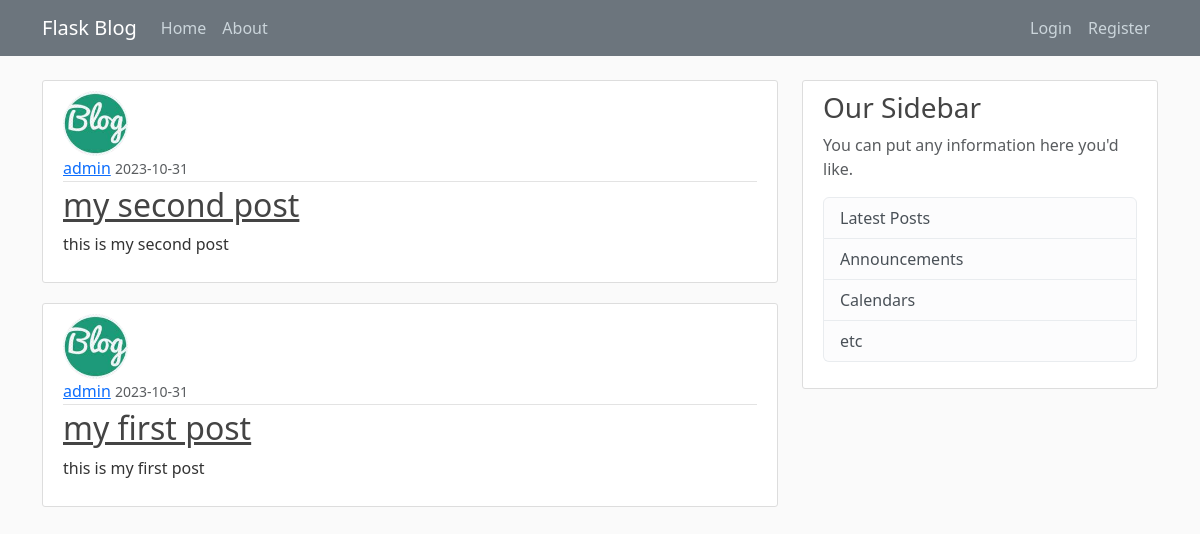
Page /home on the earlier database version.
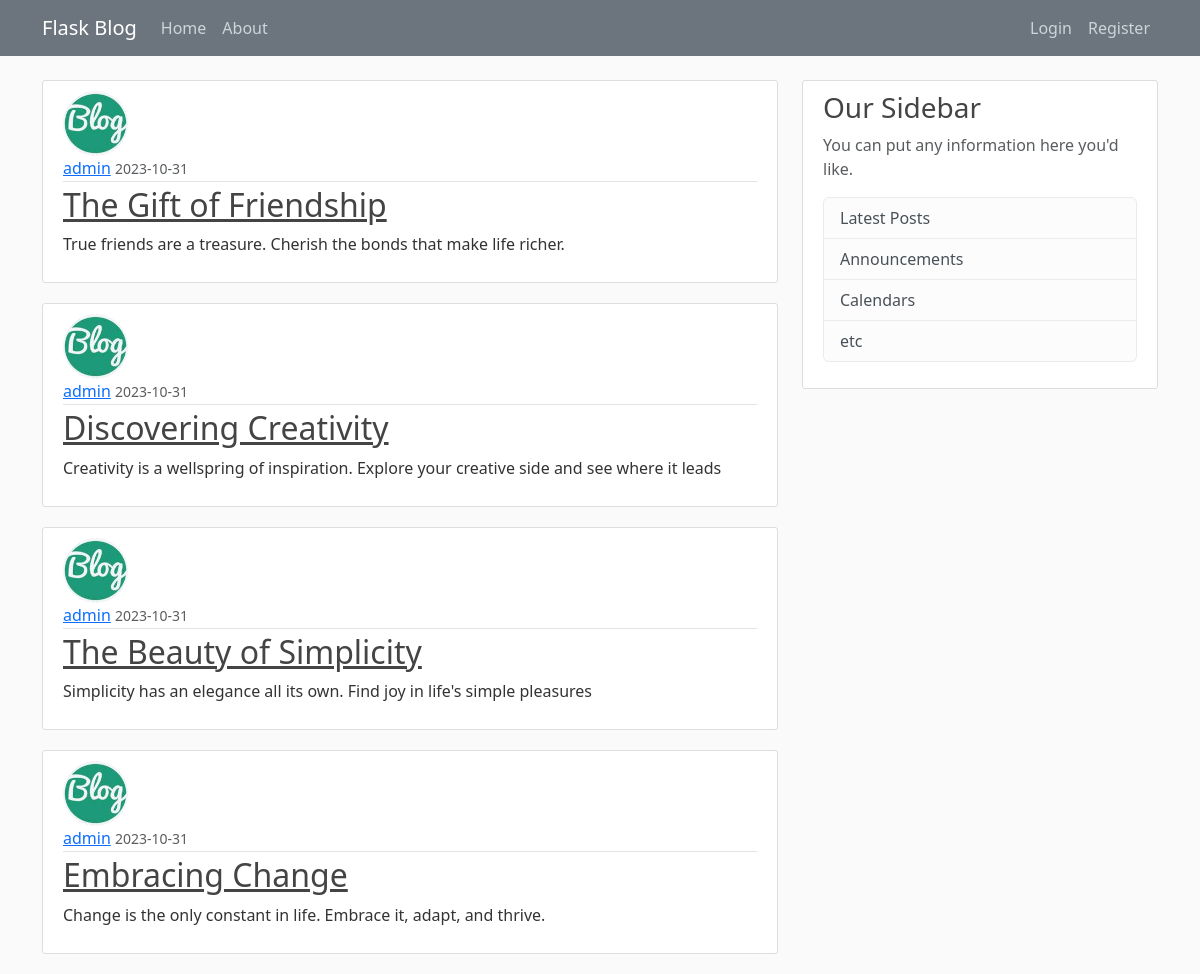
Same page on the later database version.
### flaskblog/models.py (models this page shows, shortened)
class Post(db.Model):
    id = db.Column(db.Integer, primary_key=True)
    title = db.Column(db.String(100), nullable=False)
    date_posted = db.Column(db.DateTime, nullable=False, default=datetime.utcnow)
    content = db.Column(db.Text, nullable=False)
    user_id = db.Column(db.Integer, db.ForeignKey('user.id'), nullable=False)

class User(db.Model, UserMixin):
    id = db.Column(db.Integer, primary_key=True)
    username = db.Column(db.String(20), unique=True, nullable=False)
    email = db.Column(db.String(120), unique=True, nullable=False)
    image_file = db.Column(db.String(20), nullable=False, default='default.jpeg')
    password = db.Column(db.String(60), nullable=False)
    post = db.relationship('Post', backref='author', lazy=True)

### flaskblog/routes.py (the view)
@app.route("/")
@app.route("/home")
def home():
    page = request.args.get('page', 1, type=int)
    posts = Post.query.order_by(Post.date_posted.desc()).paginate(page=page, per_page=4)
    return render_template("home.html", posts=posts)

### flaskblog/templates/home.html
{% extends "layout.html" %}
{% block content %}
{% for post in posts %}
    <article class="media content-section">
        <img class="rounded-circle article-img" src="{{ url_for('static', filename='profile_pics/' + post.author.image_file) }}">
        <div class="media-body">
            <div class="article-metadata">
            <a class="mr-2" href="#">{{ post.author.username }}</a>
            <small class="text-muted">{{ post.date_posted.strftime('%Y-%m-%d') }}</small>
            </div>
            <h2><a class="article-title" href="#">{{ post.title }}</a></h2>
            <p class="article-content">{{ post.content }}</p>
        </div>
    </article>
{% endfor %}
{% endblock content %}

### flaskblog/templates/layout.html (shortened to what this page needs)
<!DOCTYPE html>
<html lang="en">
<head>
    <link href="https://cdn.jsdelivr.net/npm/bootstrap@5.3.2/dist/css/bootstrap.min.css" rel="stylesheet">
    <link rel = "stylesheet" type="text/css" href="{{ url_for('static', filename='main.css')}}">
</head>
<body>
  <header class="site-header">
    <nav class="navbar navbar-expand-md navbar-dark bg-secondary fixed-top">
        <div class="container">
            <a class="navbar-brand mr-4" href="/">Flask Blog</a>
            <div class="collapse navbar-collapse justify-content-between" id="navbarToggle">
                <ul class="navbar-nav ml-auto">
                    <li class="nav-item">
                        <a class="nav-link" href="{{ url_for('home')}}">Home</a>
                    </li>
                    <li class="nav-item">
                        <a class="nav-link" href="{{ url_for('about')}}">About</a>
                    </li>
                </ul>
                <ul class="navbar-nav">
                  {% if current_user.is_authenticated %}
                  <li class="nav-item">
                    <a class="nav-link" href="{{ url_for('new_post')}}">New Post</a>
                </li>
                  <li class="nav-item">
                    <a class="nav-link" href="{{ url_for('account')}}">My Account</a>
                </li>
                  <li class="nav-item">
                    <a class="nav-link" href="{{ url_for('logout')}}">Logout</a>
                </li>
                  {% else %}
                    <li class="nav-item">
                        <a class="nav-link" href="{{ url_for('login')}}">Login</a>
                    </li>
                    <li class="nav-item">
                        <a class="nav-link" href="{{ url_for('register')}}">Register</a>
                    </li>
                  {% endif %}
                </ul>
            </div>
        </div>
    </nav>
</header>
      <main role="main" class="container">
        <div class="row">
          <div class="col-md-8">
            {% block content %}{% endblock %}
          </div>
          <div class="col-md-4">
            <div class="content-section">
              <h3>Our Sidebar</h3>
              <p class='text-muted'>You can put any information here you'd like.
                <ul class="list-group">
                  <li class="list-group-item list-group-item-light">Latest Posts</li>
                  <li class="list-group-item list-group-item-light">Announcements</li>
                  <li class="list-group-item list-group-item-light">Calendars</li>
                  <li class="list-group-item list-group-item-light">etc</li>
                </ul>
              </p>
            </div>
          </div>
        </div>
      </main>
</body>
</html>

### flaskblog/static/main.css (style rules this page uses)
body { background: #fafafa; color: #333333; margin-top: 5rem; }
h1, h2, h3, h4, h5, h6 { color: #444444; }
.site-header .navbar-nav .nav-link { color: #cbd5db; }
.content-section { background: #ffffff; padding: 10px 20px; border: 1px solid #dddddd; border-radius: 3px; margin-bottom: 20px; }
.article-title { color: #444444; }
.article-content { white-space: pre-line; }
.article-img { height: 65px; width: 65px; margin-right: 16px; }
.article-metadata { padding-bottom: 1px; margin-bottom: 4px; border-bottom: 1px solid #e3e3e3 }

Differences in the rows shown:
removed Post: image_file (picture), author.username "admin", date_posted "2023-10-31", title "my second post", content "this is my second post"
removed Post: image_file (picture), author.username "admin", date_posted "2023-10-31", title "my first post", content "this is my first post"
added Post: image_file (picture), author.username "admin", date_posted "2023-10-31", title "The Gift of Friendship", content "True friends are a treasure. Cherish the bonds that make life richer."
added Post: image_file (picture), author.username "admin", date_posted "2023-10-31", title "Discovering Creativity", content "Creativity is a wellspring of inspiration. Explore your creative side and see where it leads"
added Post: image_file (picture), author.username "admin", date_posted "2023-10-31", title "The Beauty of Simplicity", content "Simplicity has an elegance all its own. Find joy in life's simple pleasures"
added Post: image_file (picture), author.username "admin", date_posted "2023-10-31", title "Embracing Change", content "Change is the only constant in life. Embrace it, adapt, and thrive."
